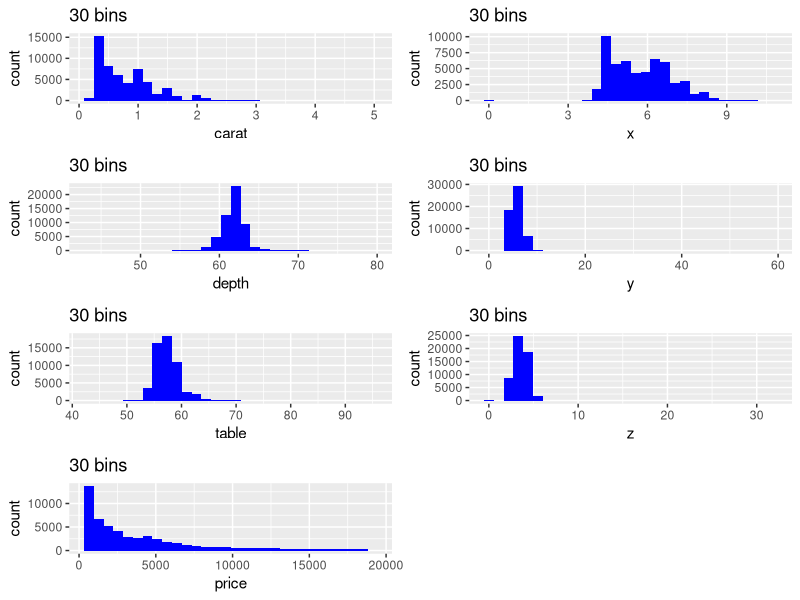

Write R code to recreate this figure. (Note: this script raises an error after producing the figure.)

#for this assignment, I have some unfixed problems. So I used my group member xuchen wang's code.
#I wrote down my code at the very end. 

library(ggplot2)
library(grid)

data("diamonds")
data <- diamonds

# 1
frequency_table <- function(data_frame){
  # This function is a frequency table for every categorical and logical variable.
  
  # parameter: data_frame
  # type: any data frame
  
  # return: frequancy tables
  # type: list
  lapply(data_frame[,sapply(data,is.logical)],table) # do frequency table with logical var.
  lapply(data_frame[,sapply(data,is.factor)],table)  # do frequency table with factor var.
}

# check
# frequency_table(diamonds)

# 2.a
summary_numeric <- function(data_frame){
  # This function is a summary statistics table for each numerical variable
  
  # parameter: data_frame
  # type: any data frame
  
  # return: summary table
  # type: list
  summary(data_frame[,sapply(data,is.numeric)]) 
}
# check
# summary_numeric(diamonds)

# 2.b
R_squared <- function(data_frame){
  # this function can accept any dataframe as a parameter and returns a dataframe 
  # that contains each pair of column names in the first column in a single string
  # separated by a -, e.g. for the variables x and y, the string is ???x-y???.
  # and calculate their corresponding r-square in the second column.
  
  # parameter: data_frame
  # type: any data frame
  
  # return: a two column data frame
  # type: data frame
  data_frame <- na.omit(data_frame) # omit any na
  data_frame <- data_frame[,sapply(data_frame,is.numeric)] # take out all numeric columns
  colna <- colnames(data_frame) # extract the column names
  pairwise_names <- c() # initial variable
  pairwise_r_square <- c() # initial variable
  for(i in 1:(length(colna)-1))
  {
    for(j in (i+1):length(colna))
    {
      # use for loop to calculate the r square for each pair
      temp <- summary(lm(data_frame[,i]~data_frame[,j]))$r.squared
      # paste each pair's name and add it to the old list
      pairwise_names <- c(pairwise_names,paste(colna[i],colna[j],sep="-"))
      # add each r square to the old list
      pairwise_r_square <- c(pairwise_r_square,temp)
    }
  }
  # create a data frame of the two list as its column variables and add its colnames
  new_dataframe <- data.frame(pairwise_names,pairwise_r_square)
  colnames(new_dataframe) <- c("Variable Pairs","R-square")
  return (new_dataframe)
}
# check
# R_squared(diamonds)

# 2.c
Pearson_coeff <- function(data_frame,threshold){
  # this function can accept any dataframe as a parameter and returns a dataframe 
  # that contains each pair of column names in the first column in a single string
  # separated by a -, e.g. for the variables x and y, the string is ???x-y???.
  # and calculate their corresponding Pearson correlation coefficient in the second column.
  # And choose correlation coefficient (Pearson) for all coefficients whose absolute value 
  # is greater than the correlation threshold
  
  # parameter: data_frame (data frame)
  #            threshold (numeric)
  
  # return: a two column data frame
  # type: data frame
  data_frame <- na.omit(data_frame) # omit any na
  data_frame <- data_frame[,sapply(data_frame,is.numeric)] # take out all numeric columns
  colna <- colnames(data_frame) # extract the column names
  pairwise_names <- c() # initial variable
  pairwise_cor <- c() # initial variable
  for(i in 1:(length(colna)-1))
  {
    for(j in (i+1):length(colna))
    {
      # use for loop to calculate the Pearson correlation for each pair
      temp <- cor(data_frame[,i],data_frame[,j],method="pearson")
      # If the abs of correlation is greater than threshold, put it into data frame
      if(abs(temp)>threshold){
        # paste each pair's name and add it to the old list
        pairwise_names <- c(pairwise_names,paste(colna[i],colna[j],sep="-"))
        # add each Pearson correlation to the old list
        pairwise_cor <- c(pairwise_cor,temp)
      }
    }
  }
  # create a data frame of the two list as its column variables and add its colnames
  new_dataframe <- data.frame(pairwise_names,pairwise_cor)
  colnames(new_dataframe) <- c("Variable Pairs","Pearson Exceeds Threshold")
  return (new_dataframe)
}

# check
#Pearson_coeff(diamonds,0.6)

# 3

# The multiplot is extracted from R-cookbook. It combines subplots plots into a grid and prints it 
# Reference: http://www.cookbook-r.com/Graphs/Multiple_graphs_on_one_page_(ggplot2)/

multiplot <- function(..., plotlist=NULL, file, cols=1, layout=NULL) {
  
  # Make a list from the ... arguments and plotlist
  plots <- c(list(...), plotlist)
  
  numPlots = length(plots)
  
  # If layout is NULL, then use 'cols' to determine layout
  if (is.null(layout)) {
    # Make the panel
    # ncol: Number of columns of plots
    # nrow: Number of rows needed, calculated from # of cols
    layout <- matrix(seq(1, cols * ceiling(numPlots/cols)),
                     ncol = cols, nrow = ceiling(numPlots/cols))
  }
  
  if (numPlots==1) {
    print(plots[[1]])
    
  } else {
    # Set up the page
    grid.newpage()
    pushViewport(viewport(layout = grid.layout(nrow(layout), ncol(layout))))
    
    # Make each plot, in the correct location
    for (i in 1:numPlots) {
      # Get the i,j matrix positions of the regions that contain this subplot
      matchidx <- as.data.frame(which(layout == i, arr.ind = TRUE))
      
      print(plots[[i]], vp = viewport(layout.pos.row = matchidx$row,
                                      layout.pos.col = matchidx$col))
    }
  }
}

plot_density_count <- function(data_frame,switch,vector){
  # This function works like this: If the plot switch parameter is ???on??? or ???grid???,
  # then plot a pair of blue histograms with a vertical red line at the mean (one 
  # using counts and the other density) for every numerical variable at each number 
  # of bins integer specified in the bin vector parameter. If the plot switch is set 
  # to ???grid???, there should be a grid for each count-bin combination and a separate 
  # grid for each density-bin size combination. For example, given 5 numeric variables 
  # and a vector of three bin number integers, the function should generate 30 individual 
  # plots or a total of 6 grid plots (with each grid plot containing 5 subplots).
  
  # parameters: data_frame (type:data frame,range:(0,1))
  #             switch (type:char,range:"on""off""grid")
  #             vector (type:vector,range:integers)
  
  # return: plots
  num <- data_frame[,sapply(data_frame,is.numeric)]    # extract numeric var from data frame
  
  # "on" condition
  if(switch == "on"){
    # use for loops to plot each pair of plots with different vars and different bins
    for(j in 1:length(vector)){
      for(i in 1:ncol(num)){
        # plot histogram for count and density
        p1 <- ggplot(num,aes(x=num[i]),color = "blue")+
          geom_histogram(fill="blue",bins = vector[j])+
          ggtitle(paste(colnames(num[i]),vector[j],sep=" bins="))+
          xlab(colnames(num[i]))+
          geom_vline(xintercept = mean(num[,i]),col="red")
        
        p2 <- ggplot(num,aes(x=num[i],..density..))+
          geom_histogram(fill="blue",bins = vector[j])+
          ggtitle(paste(colnames(num[i]),vector[j],sep=" bins="))+
          xlab(colnames(num[i]))+
          geom_vline(xintercept = mean(num[,i]),col="red")
        # create a new page
        grid.newpage()
        # split the screen into 2 parts.
        pushViewport(viewport(layout = grid.layout(2, 2, heights = unit(c(1, 8), "null"))))
        # add title into specific location
        title <- paste(colnames(num[i]),vector[j],sep=" bin=")
        grid.text(title, vp = viewport(layout.pos.row = 1, layout.pos.col = 1:2))
        # print plots in pairs
        print(p1, vp = viewport(layout.pos.row = 2, layout.pos.col = 1))
        print(p2, vp = viewport(layout.pos.row = 2, layout.pos.col = 2))
        
      }
    }
    
  }
  # other conditions
  else{
    # "grid" condition
    if(switch == "grid"){
      # use for loops to plot each grid(in each grid,subplots has the same var.) of plots with different vars and different bins
      for(j in 1:length(vector)){
        grid.newpage()
        his_count <-list()     # initial a list for count-plots
        his_density <- list()  # initial a list for density-plots
        for(i in 1:ncol(num)){
          # add plot to the count list
          his_count[[i]] <- ggplot(num, aes_string(colnames(num[i])), color = "blue") + 
            geom_histogram(fill="blue", bins=vector[j])+ 
            labs(title= paste(vector[j], "bins"))
        }
        # plot subplots into one plot
        multiplot(plotlist = his_count, cols = 2)  
        
        for(i in 1:ncol(num)){
          # add plot to the density list
          his_density <- ggplot(num, aes_string(colnames(num[i])), color = "blue") + 
            geom_histogram(aes(y= ..density..), fill="blue", bins=vector[j])+ 
            labs(title= paste(vector[j], "bins"))
        }
        # plot subplots into one plot
        multiplot(plotlist = his_density, cols = 3)  
      }
    }
  }
}
# check
plot_density_count(diamonds,"grid",c(30,70))

# 4

is.binary <- function(v) {
  #The is.binary function determines whether a vector is binary
  #Input: a vector
  #Output: TRUE or FALSE
  x <- unique(v)                    #check all the distinct and put those in a vector x
  length(x) - sum(is.na(x)) == 2L         #check to see if x only contains 2 distinct values
}


plot_categorical <- function(data_frame,switch){
  # This function works like this: if the plot switch parameter is ???on??? or ???grid???,
  # plot a gray bar graph for every categorical and binary variable.
  
  # parameters: data_frame (type:data frame,range:(0,1))
  #             switch (type:char,range:"on""off""grid")
  
  # return: plots
  data_frame1 <- data_frame[,sapply(data_frame,is.factor)]
  data_frame2 <- data_frame[,sapply(data_frame,is.logical)]
  data_frame3 <- data_frame[,sapply(data_frame,is.binary)]
  new_data <- data.frame(data_frame1,data_frame2,data_frame3)
  # switch/on condition
  if(switch=="on"|switch=="grid"){
    for(i in 1:ncol(new_data)){
      grid.newpage()
      # bar plot
      p <- ggplot(new_data,aes(x=new_data[,i]))+
        geom_bar(fill='gray')+
        xlab(colnames(new_data)[i])
      print(p)
    }
  }
}
# check
# plot_categorical(diamonds,"on")


explore_1.0<- function(data_frame,switch="off",threshold=0.5,bin_integer=30){
  # main function: do things all above with default values-swithch is "off",threshold is 0.5,
  #                bin_integer is the default bins of ggplot, which is 30.
  
  
  # parameters: data_frame (type:data frame)
  #             switch (type:char,range:"on""off""grid")
  #             threshold (type:integer,range:(0,1))
  #             vector (type:vector,range:integers)
  # return: r list
  
  # add outcome of each function into a list
  mylist <- list(frequency=frequency_table(data_frame),
                 summary=summary_numeric(data_frame),
                 R_squared=R_squared(data_frame),
                 Pearson_coeff=Pearson_coeff(data_frame,threshold))
  plot_density_count(data_frame,switch,bin_integer)
  plot_categorical(data_frame,switch)
  return(mylist)
}
# check
# explore(diamonds,"grid")

# 5
explore_2.0 <- function(data_frame,switch, threshold, bin_integer){
  # This function work with defensive conditions of explore_1.0
  
  # parameter: same as explore_1.0
  # return: explore_1.0 with fine parameter as inputs
  
  # omit the whole row if there are any nas
  data_frame <- na.omit(data_frame)
  # if the first parameter is not a dataframe, change it into a dataframe
  if(!is.data.frame(data_frame)){                 
    data_frame <- as.data.frame(data_frame)
  }
  
  # if the second parameter is not what we required, ask users to reinput it
  if(switch != "off" && switch != "on" && switch != "grid"){  
    print("invalid input for switch")
    switch <- readline(prompt="Enter your option(off / on / grid): ")  #re-enter the input
  }
  # if the second parameter is not in [0,1], ask users to reinput it
  if(!is.numeric(threshold) || threshold < 0 || threshold >1 ){    #check to see if threshold is a valid input
    print("correlation threshold must be numeric and in range [0,1]")
    threshold <- as.numeric(readline(prompt="Enter your correlation threshold: "))   #re-enter the input
  }
  # check if bin vector is all numeric and all not less than 0, if so, ask users to reinput it
  if(!is.numeric(vector)||(is.numeric(vector) && (TRUE %in% (binVec <= 0)))){ 
    print("the bins vector must be numeric vector and not less than 0")
    vector <-as.numeric(readline(prompt="Enter your bin vector: ")) #re-enter the bin vector
  }
  # if the bin vector is not integer, round it
  if (!is.integer(vector)) {        
    vector <- round(vector)
  }
  
  return(explore(data_frame,switch,threshold,bin_integer))
}






#below is what I did, which cannot be fixed when considering the max and min of data on the plots
#I tried my best to fix it but I failed 
dataexpl<-function(da,plot_switch='on',threshold=c(0.1,0.5),binvector=c(30,80))
  
  #define a function1 that gives the table of factored, logical, numeric variables' table 
  #including frequency or summary
  #parameter is da that you enter
  function1<-function(da)
  {for (i in 1:ncol(da))
  {if( is.factor(da[,i]))
  {print(colnames(da)[i]) 
    print(table(da[,i]))}
    if(is.logical(da[,i]))
    {print(colnames(da)[i]) 
      print(table(da[,i]))}   
    if (is.numeric(da[,i]))
    {print(colnames(da)[i]) 
      print(summary(da[,i]))}}
  }

#test 
function1(diamonds)


#define a function2 that gives variable pairs in the first column and r-squre in the 
#second column
#parameter is data you enter
function2<-function(da)
{colvar<-c()
rsquare<-c()
pcor<-c()
w=1
#for loop through all data to determine whether they numeric or not 
#if yes calculate the corresponding r-squre values
for( j in 1:(ncol(da)-1))
  for (k in (j+1):ncol(da))
    if (is.numeric(da[,j] ) & is.numeric(da[,k]))
    {colvar[w]<-paste(colnames(da)[j],colnames(da)[k],sep="-")
    rsquare[w]<-summary(lm(da[,j]~da[,k]))$r.square
    w=w+1}
newdata<-data.frame(colvar,rsquare)

#rename the column names
names(newdata)[1]<-"Variable Pairs"
names(newdata)[2]<-"R-Square"
print(newdata)}
#test
function2(diamonds)


#define a function3 that give the variables pairs in the first column and pearson correlation value
#which exceeds the threshold in the second column in a data frame format
#parameter is data you enter
function3<-function(da)
{w=1
colvar2<-c()
pcorex<-c()
#for loop through all data to find out the numeric class data 
for( j in 1:(ncol(da)-1))
  for (k in (j+1):ncol(da))
    if (is.numeric(da[,j] ) & is.numeric(da[,k]))
      if (abs(cor(da[,j],da[,k]))>threshold[2] | abs(cor(da[,j],da[,k]))<threshold[1])
      {colvar2[w]<-paste(colnames(da)[j],colnames(da)[k],sep="-")
      pcorex[w]<-cor(da[,j],da[,k])
      w=w+1}

newdata2<-data.frame(colvar2,pcorex)
#rename the columns names
names(newdata2)[1]<-"Variable Pairs"
names(newdata2)[2]<-"Pearson Exceeds	Threshold"

print(newdata2)
}

#test 
function3(diamonds)




#define a function4 that gives histograms and density histograms for each numerical variables
#with mean line on the graph 
#parameter is da, plot_switch
function4<-function(da,plot_switch) 
{
  
  if(plot_switch=='on')
    for( i in 1:ncol(da))
      if (is.numeric(da[,i] ) )
        for(j in 1:length(binvector))
        {hist(da[,i],xlab=colnames(da)[i],col="blue",main=colnames(da)[i],breaks=binvector[j])
          abline(v=mean(da[,i]),col="red",lwd=2)
          
          hist(da[,i],xlab=colnames(da)[i],col="blue",main=paste(colnames(da)[i]),freq=FALSE,breaks=binvector[j])
          abline(v=mean(da[,i]),col="red",lwd=2)}
}

#test 
function4(diamonds,'on')


function5<-function(da,plot_switch)
{
  histplot<-c()
  densityplot<-c()
  w=1
  k=1
  z=1
  if(plot_switch=='grid')
    for(j in 1:length(binvector)){
      for( i in 1:ncol(da))
      {if (is.numeric(da[,i]))
        
      {xmin=min(da[,i])
      xmax=max(da[,i])
      histplot[w]<-list(ggplot(da,aes(x=da[,i]))+geom_histogram(bins=binvector[j],colour="blue")+
                          geom_vline(xintercept=mean(da[,i]),color="red")+xlab(colnames(da)[i])+xlim(xmin,xmax))
      
      densityplot[w]<-list(ggplot(da,aes(x=da[,i]))+geom_histogram(aes(y=..density..),bins=binvector[j],colour="blue")+
                             geom_vline(xintercept=mean(da[,i]),color="red")+xlab(colnames(da)[i]))
      w=w+1}
      }
    }
  for (k in seq( (w-1)/length(binvector),(w-1), by=(w-1)/length(binvector) ) )
  {do.call(grid.arrange, c(histplot[z:k], list(ncol=2)))
    do.call(grid.arrange, c(densityplot[z:k], list(ncol=2)))
    z=z+(w-1)/length(binvector) }
}

#test 
function5(diamonds,'grid')
